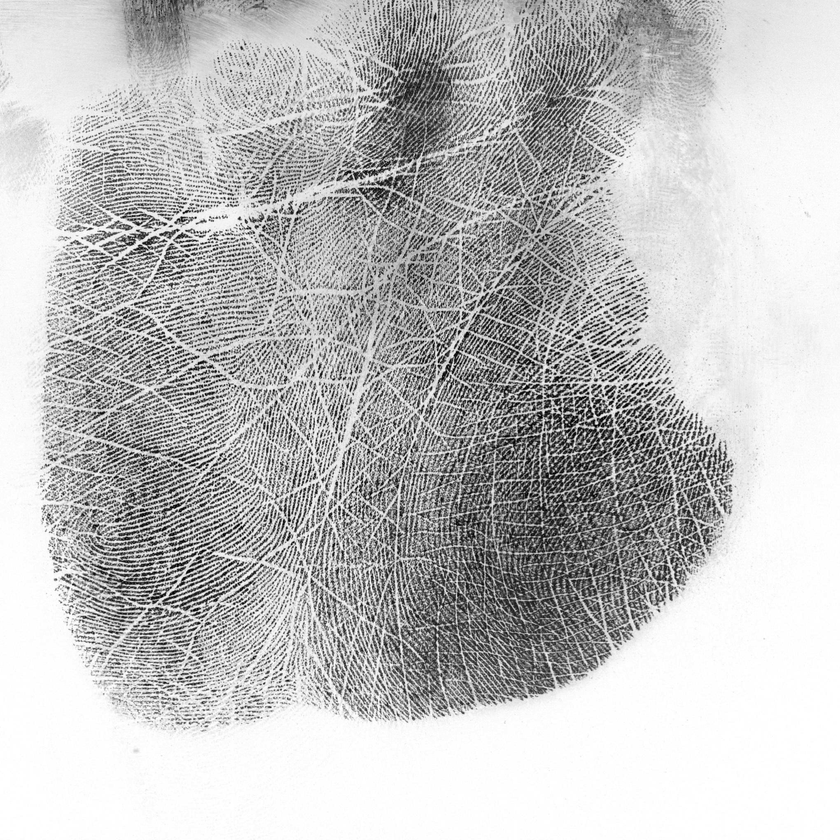
%> input picture Lab4-Morphology-main/Lab4-Morphology-main/assets/palm.tif, 840 x 840 px, shrunk from 2040 x 2040 before the run
$ octave lab4_challenge2.m   (GNU Octave 9; MATLAB toolbox functions it lacks are replaced by stand-ins)
%> lines starting %> are read from the running program, lines starting %| are printed output that depends on the picture
clear all; close all;
f = imread('assets/palm.tif');
%> f is the input picture: size 840x840 uint8; min 0, max 255, mean 191.4

se = strel('disk', 5);
f_open = imopen(f, se);
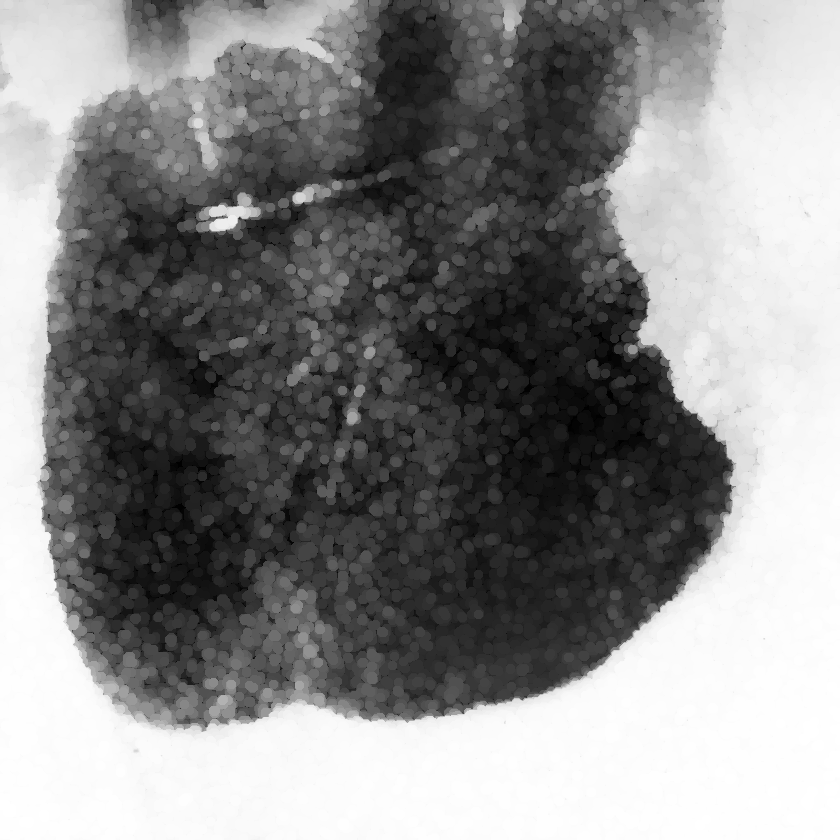
%> f_open: size 840x840 uint8; min 0, max 255, mean 136.5

marker = imerode(f_open, strel('disk', 6));
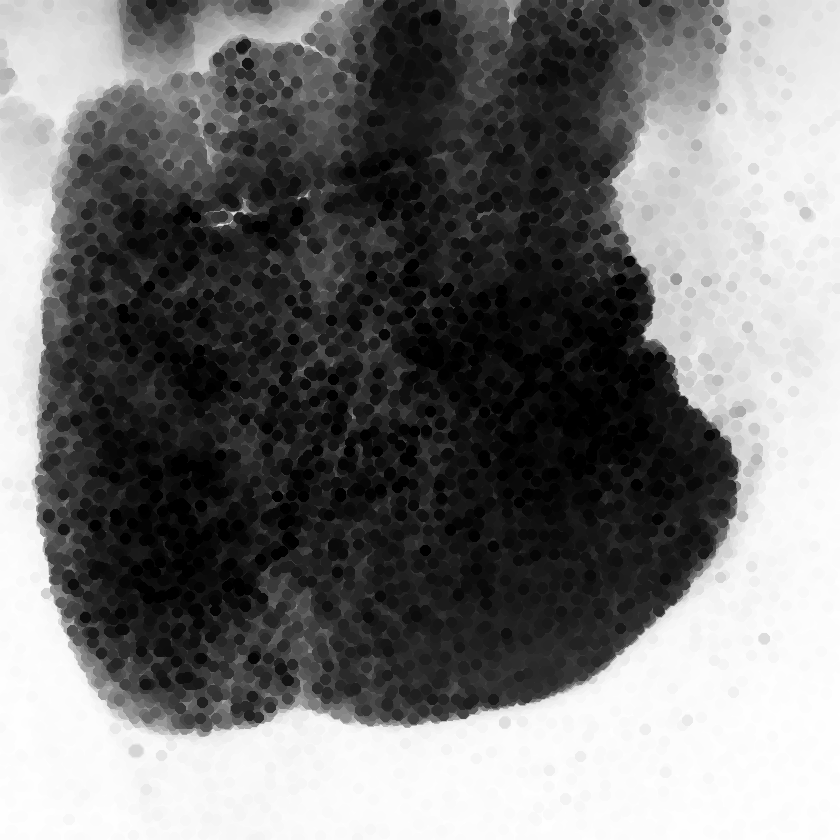
%> marker: size 840x840 uint8; min 0, max 255, mean 117.2
mask = imerode(f_open, strel('disk',3));
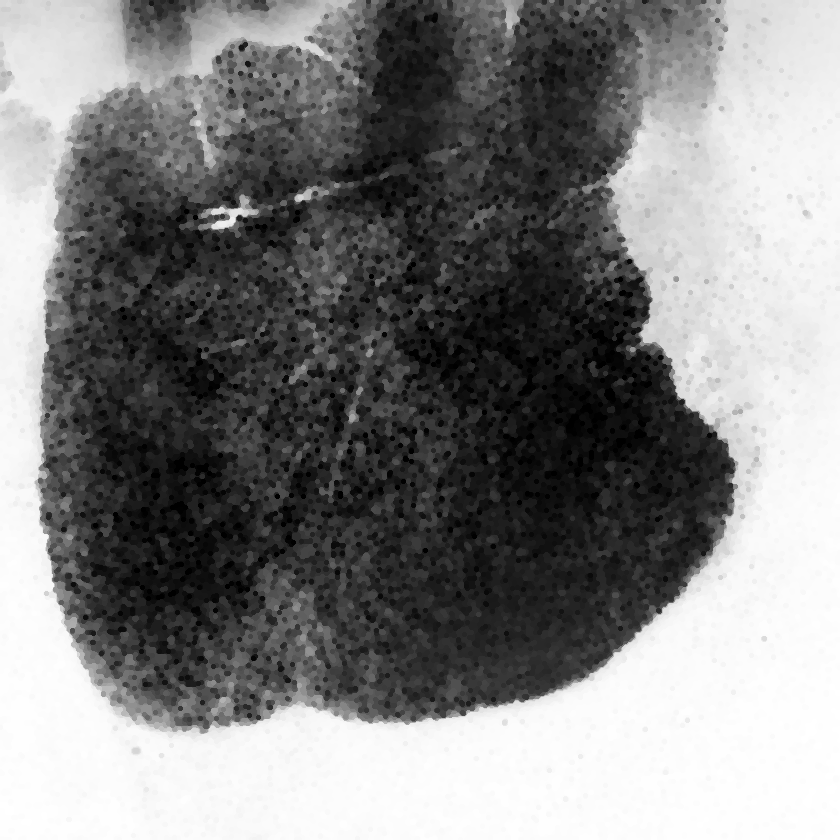
%> mask: size 840x840 uint8; min 0, max 255, mean 128.9
f_reconstructed = imreconstruct(marker, mask);
f_reconstructed = imadjust(f_reconstructed);

figure; montage({f, f_open, marker, mask, f_reconstructed},'size',[2 3]); title(['(1): Original image,' ...
%> after `montage({f, f_open, marker, mask, f_reconstructed},'size',[2 3])`:
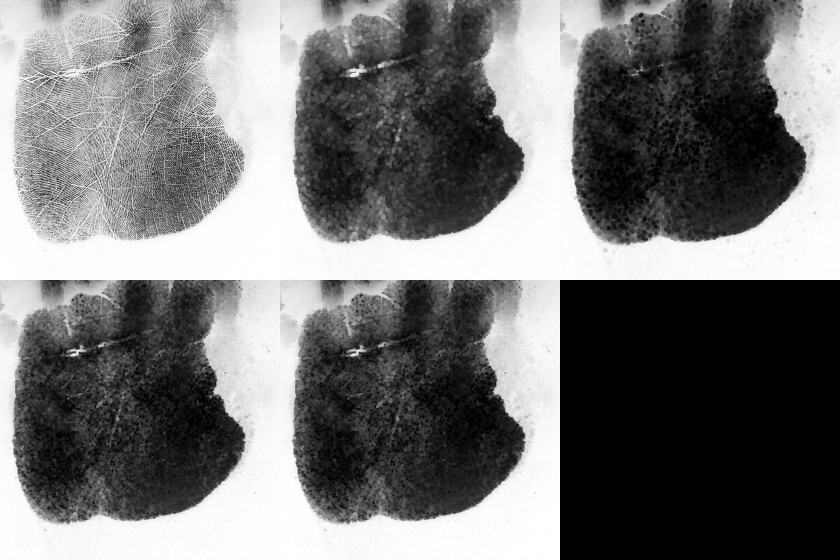
%> displayed picture: size 1680x2520, on the screen's scale of 0 to 255 (shown at 1/3 size); min 0, max 255, mean 117
    '(2): Opened image, (3): Marker image, (4): Mask image, (5): Final image']);

$ run again, with Lab4-Morphology-main/Lab4-Morphology-main/assets/fillings.tif copied over Lab4-Morphology-main/Lab4-Morphology-main/assets/palm.tif
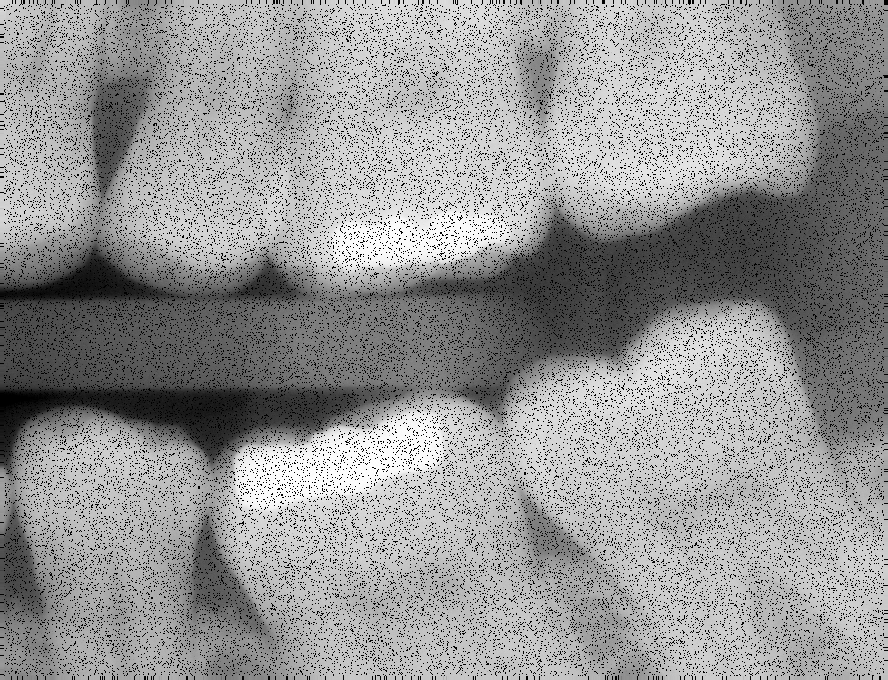
%> input picture Lab4-Morphology-main/Lab4-Morphology-main/assets/fillings.tif, 888 x 680 px
%> f is the input picture: size 680x888 uint8; min 0, max 255, mean 150.1
%> `marker = imerode(f_open, strel('disk', 6));`:
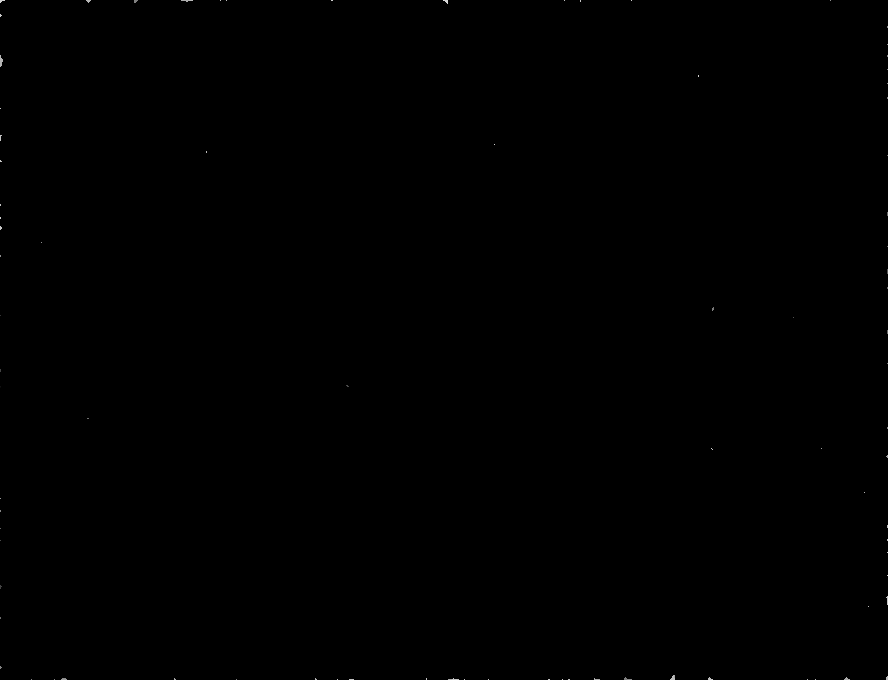
%> marker: size 680x888 uint8; min 0, max 216, mean 0.1
%> `montage({f, f_open, marker, mask, f_reconstructed},'size',[2 3])`:
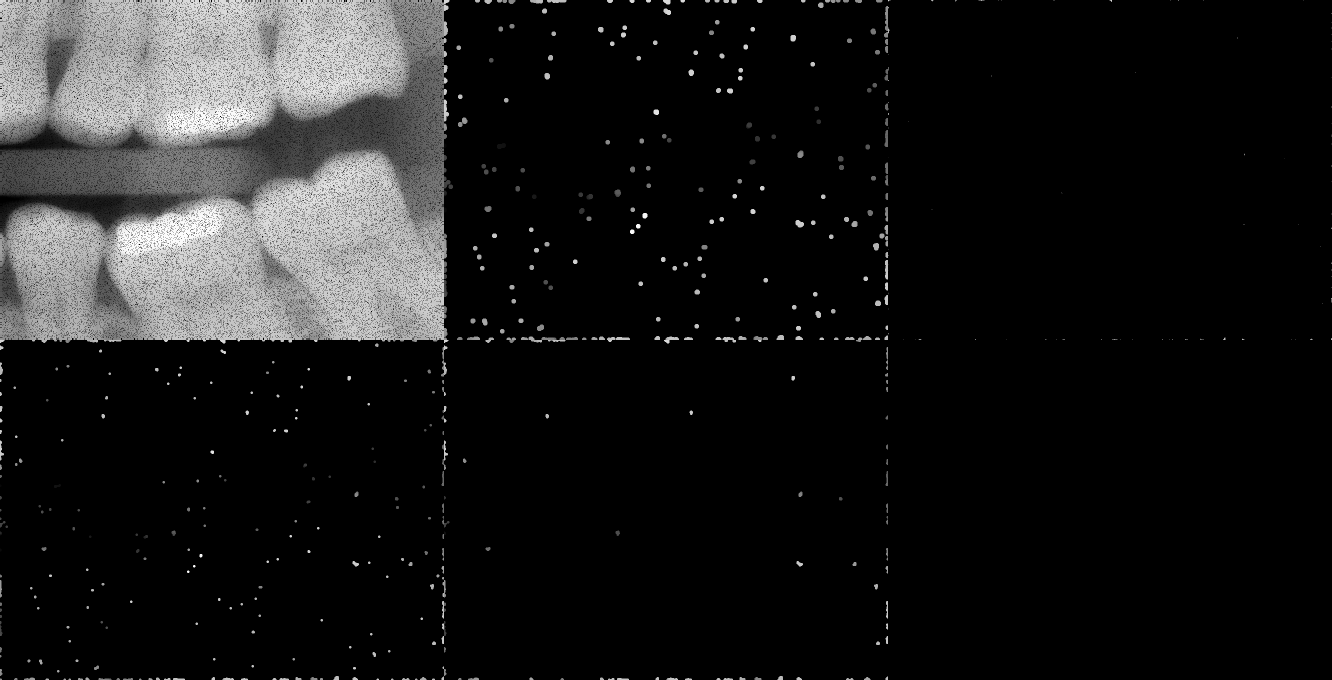
%> displayed picture: size 1360x2664, on the screen's scale of 0 to 255 (shown at 1/2 size); min 0, max 255, mean 26.4
